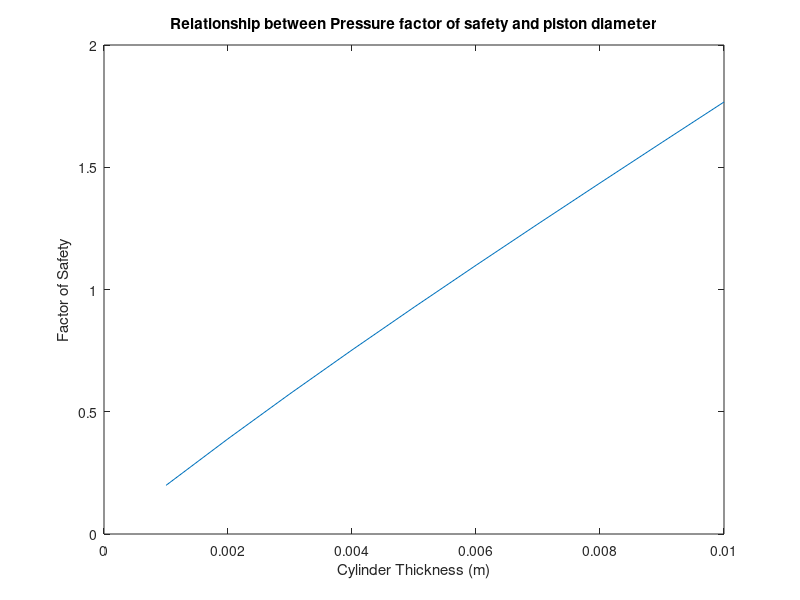
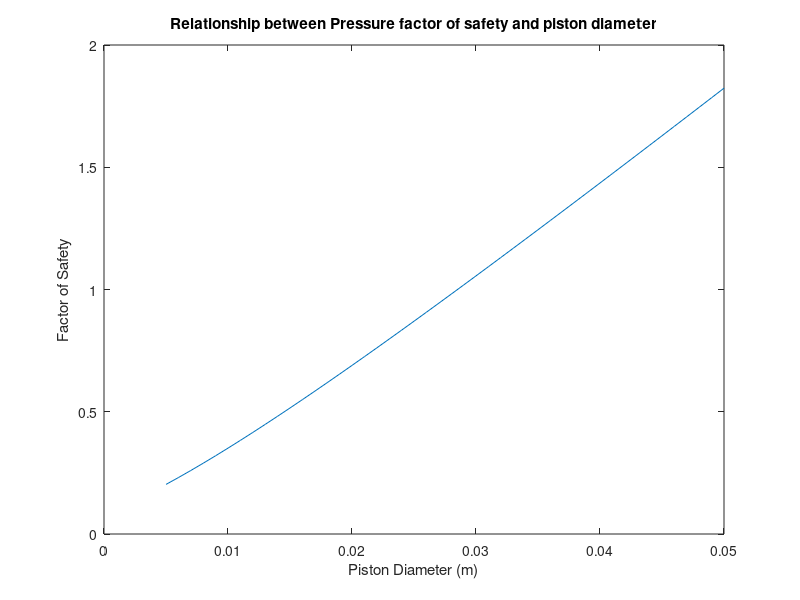

Recreate these plots in MATLAB, in order.
clear all, close all, clc;

%% Force Balance
h=sqrt((3987.6/2)^2+(1122.4*2/3)^2);
theta=atand(1122.4*2/3/(3987.6/2));
arm=[3114.33 745 2117.53];
f_dir=arm/norm(arm); %unit vector for of piston force direction
f_pos=[-1172.58 1415 1750.95]; %position vector of piston pivot relative to midpoint of bed hinge
w_pos=[-h*cosd(theta+30) 0 h*sind(theta+30)]; %position vector of weight relative to midpoint of bed hinge
mass=23000; %in kg
W=[0 0 -mass*9.8/2];

T_W=cross(w_pos,W); %torque due to bed weight
T_F=cross(f_pos, f_dir); %torque vector due to piston force divided by force magnitude
F=-T_W(2)/T_F(2)

%% Buckling
S_y=207*10^6; %Pa

d_shaft=0.005:0.001:0.05;


%% Pressure
thickness_=0.001:0.001:0.01;
for j=1:length(thickness_)
d_shaft=0.04;
r_in=d_shaft./2;
a_shaft=pi.*d_shaft.^2./4;
pressure_i=F./a_shaft;

r_out=r_in+thickness_(j);
r=(r_out+r_in)./2;

% axial_stress=(pressure_i.*r_in.^2-pressure_ext.*r_out.^2)/(r_out.^2-r_in.^2)
% tangential_stress=(pressure_i.*r_in.^2-pressure_ext.*r_out.^2)./(r_out.^2-r_in.^2)+(r_in.^2.*r_out.^2.*(pressure_i-pressure_ext))./(r.*(r_out.^2-r_in.^2))
% radial_stress=(pressure_i.*r_in.^2-pressure_ext.*r_out.^2)./(r_out.^2-r_in.^2)-(r_in.^2.*r_out.^2.*(pressure_i-pressure_ext))./(r.*(r_out.^2-r_in.^2))
axial_stress=pressure_i.*r_in.^2./(r_out.^2-r_in.^2);
tangential_stress=r_in.^2.*pressure_i./(r_out.^2-r_in.^2).*(1+r_out.^2./r.^2);
radial_stress=r_in.^2.*pressure_i./(r_out.^2-r_in.^2).*(1-r_out.^2./r.^2);



state=[radial_stress 0 0; 0 tangential_stress 0; 0 0 axial_stress];
omega1=flipud(eig(state))
omega_1p=sqrt(omega1(1,1)^2+omega1(2,1)^2+omega1(3,1)^2-(omega1(1,1).*omega1(2,1)+omega1(2,1).*omega1(3,1)+omega1(1,1).*omega1(3,1)));

N_n=S_y./omega_1p; %Factor of safety calculations based on distortion energy theorem
N_s=S_y.*0.577./(abs(omega1(1,1)-omega1(3,1))./2);
FoSc(j)=min(N_n,N_s)

end

figure
plot(thickness_,FoSc)
title('Relationship between Pressure factor of safety and piston diameter')
xlabel('Cylinder Thickness (m)')
ylabel('Factor of Safety')

d_shaft=0.005:0.001:0.05;
for i=1:length(d_shaft)
    
r_in=d_shaft(i)./2;
a_shaft=pi.*d_shaft(i).^2./4;
pressure_i=F./a_shaft;
thickness=0.008;
% thickness=0.02-r_in;
r_out=r_in+thickness;
r=(r_out+r_in)./2;

% axial_stress=(pressure_i.*r_in.^2-pressure_ext.*r_out.^2)/(r_out.^2-r_in.^2)
% tangential_stress=(pressure_i.*r_in.^2-pressure_ext.*r_out.^2)./(r_out.^2-r_in.^2)+(r_in.^2.*r_out.^2.*(pressure_i-pressure_ext))./(r.*(r_out.^2-r_in.^2))
% radial_stress=(pressure_i.*r_in.^2-pressure_ext.*r_out.^2)./(r_out.^2-r_in.^2)-(r_in.^2.*r_out.^2.*(pressure_i-pressure_ext))./(r.*(r_out.^2-r_in.^2))
axial_stress=pressure_i.*r_in.^2./(r_out.^2-r_in.^2);
tangential_stress=r_in.^2.*pressure_i./(r_out.^2-r_in.^2).*(1+r_out.^2./r.^2);
radial_stress=r_in.^2.*pressure_i./(r_out.^2-r_in.^2).*(1-r_out.^2./r.^2);



state=[radial_stress 0 0; 0 tangential_stress 0; 0 0 axial_stress];
omega1=flipud(eig(state))
omega_1p=sqrt(omega1(1,1)^2+omega1(2,1)^2+omega1(3,1)^2-(omega1(1,1).*omega1(2,1)+omega1(2,1).*omega1(3,1)+omega1(1,1).*omega1(3,1)));

N_n=S_y./omega_1p; %Factor of safety calculations based on distortion energy theorem
N_s=S_y.*0.577./(abs(omega1(1,1)-omega1(3,1))./2);
FoS(i)=min(N_n,N_s)

end

figure
plot(d_shaft,FoS)
title('Relationship between Pressure factor of safety and piston diameter')
xlabel('Piston Diameter (m)')
ylabel('Factor of Safety')



